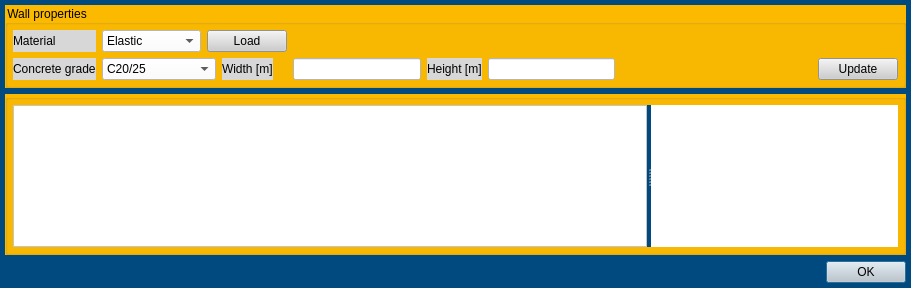
<?xml version="1.0" encoding="UTF-8"?>
<ui version="4.0">
 <class>Dialog</class>
 <widget class="QDialog" name="Dialog">
  <property name="geometry">
   <rect>
    <x>0</x>
    <y>0</y>
    <width>911</width>
    <height>288</height>
   </rect>
  </property>
  <property name="windowTitle">
   <string>Dialog</string>
  </property>
  <property name="styleSheet">
   <string notr="true">QWidget{background-color: rgb(0, 74, 127);}

QTableWidget{background-color: rgb(255, 255, 255);}

QCheckBox{background-color: rgb(255, 255, 255);}

QWidget#widget{background-color: rgb(255, 255, 255);}

QGroupBox{background-color: rgb(251, 185, 0);}

QPushButton{background-color: rgb(205, 205, 205);}

QLineEdit{background-color:rgb(255, 255, 255);}

QLabel{background-color:rgb(215, 215, 215);}</string>
  </property>
  <layout class="QVBoxLayout" name="verticalLayout">
   <property name="leftMargin">
    <number>5</number>
   </property>
   <property name="topMargin">
    <number>5</number>
   </property>
   <property name="rightMargin">
    <number>5</number>
   </property>
   <property name="bottomMargin">
    <number>5</number>
   </property>
   <item>
    <widget class="QGroupBox" name="groupBox">
     <property name="title">
      <string>Wall properties</string>
     </property>
     <layout class="QGridLayout" name="gridLayout">
      <property name="leftMargin">
       <number>5</number>
      </property>
      <property name="topMargin">
       <number>5</number>
      </property>
      <property name="rightMargin">
       <number>5</number>
      </property>
      <property name="bottomMargin">
       <number>5</number>
      </property>
      <item row="0" column="1">
       <widget class="QComboBox" name="comboBox">
        <property name="styleSheet">
         <string notr="true">background-color: rgb(255, 255, 255);</string>
        </property>
        <item>
         <property name="text">
          <string>Elastic</string>
         </property>
        </item>
        <item>
         <property name="text">
          <string>Elastoplastic</string>
         </property>
        </item>
       </widget>
      </item>
      <item row="0" column="0">
       <widget class="QLabel" name="label">
        <property name="text">
         <string>Material</string>
        </property>
       </widget>
      </item>
      <item row="1" column="0">
       <widget class="QLabel" name="label_2">
        <property name="text">
         <string>Concrete grade</string>
        </property>
       </widget>
      </item>
      <item row="1" column="5">
       <widget class="QLineEdit" name="lineEdit_2">
        <property name="text">
         <string/>
        </property>
       </widget>
      </item>
      <item row="1" column="9">
       <widget class="QPushButton" name="pushButton_2">
        <property name="text">
         <string>Update</string>
        </property>
       </widget>
      </item>
      <item row="1" column="8">
       <spacer name="horizontalSpacer">
        <property name="orientation">
         <enum>Qt::Horizontal</enum>
        </property>
        <property name="sizeHint" stdset="0">
         <size>
          <width>197</width>
          <height>20</height>
         </size>
        </property>
       </spacer>
      </item>
      <item row="1" column="6">
       <widget class="QLabel" name="label_3">
        <property name="text">
         <string>Height [m]</string>
        </property>
       </widget>
      </item>
      <item row="0" column="2" colspan="3">
       <widget class="QPushButton" name="pushButton">
        <property name="text">
         <string>Load</string>
        </property>
       </widget>
      </item>
      <item row="1" column="7">
       <widget class="QLineEdit" name="lineEdit_3">
        <property name="text">
         <string/>
        </property>
       </widget>
      </item>
      <item row="1" column="3">
       <widget class="QLabel" name="label_4">
        <property name="text">
         <string>Width [m]</string>
        </property>
       </widget>
      </item>
      <item row="1" column="1" colspan="2">
       <widget class="QComboBox" name="comboBox_2">
        <property name="styleSheet">
         <string notr="true">background-color: rgb(255, 255, 255);</string>
        </property>
        <property name="currentIndex">
         <number>2</number>
        </property>
        <item>
         <property name="text">
          <string>C12/15</string>
         </property>
        </item>
        <item>
         <property name="text">
          <string>C16/20</string>
         </property>
        </item>
        <item>
         <property name="text">
          <string>C20/25</string>
         </property>
        </item>
        <item>
         <property name="text">
          <string>C25/30</string>
         </property>
        </item>
        <item>
         <property name="text">
          <string>C30/37</string>
         </property>
        </item>
        <item>
         <property name="text">
          <string>C35/45</string>
         </property>
        </item>
        <item>
         <property name="text">
          <string>C40/50</string>
         </property>
        </item>
        <item>
         <property name="text">
          <string>C45/55</string>
         </property>
        </item>
        <item>
         <property name="text">
          <string>C50/60</string>
         </property>
        </item>
        <item>
         <property name="text">
          <string>C55/67</string>
         </property>
        </item>
        <item>
         <property name="text">
          <string>C60/75</string>
         </property>
        </item>
        <item>
         <property name="text">
          <string>C70/85</string>
         </property>
        </item>
        <item>
         <property name="text">
          <string>C80/95</string>
         </property>
        </item>
        <item>
         <property name="text">
          <string>C90/105</string>
         </property>
        </item>
        <item>
         <property name="text">
          <string>C100/115</string>
         </property>
        </item>
       </widget>
      </item>
     </layout>
    </widget>
   </item>
   <item>
    <widget class="QGroupBox" name="groupBox_2">
     <property name="sizePolicy">
      <sizepolicy hsizetype="Expanding" vsizetype="Expanding">
       <horstretch>0</horstretch>
       <verstretch>0</verstretch>
      </sizepolicy>
     </property>
     <property name="title">
      <string/>
     </property>
     <layout class="QHBoxLayout" name="horizontalLayout_3">
      <property name="leftMargin">
       <number>5</number>
      </property>
      <property name="topMargin">
       <number>5</number>
      </property>
      <property name="rightMargin">
       <number>5</number>
      </property>
      <property name="bottomMargin">
       <number>5</number>
      </property>
      <item>
       <widget class="QSplitter" name="splitter">
        <property name="orientation">
         <enum>Qt::Horizontal</enum>
        </property>
        <widget class="QTableWidget" name="tableWidget"/>
        <widget class="QWidget" name="widget" native="true"/>
       </widget>
      </item>
     </layout>
    </widget>
   </item>
   <item>
    <widget class="QDialogButtonBox" name="buttonBox">
     <property name="styleSheet">
      <string notr="true"/>
     </property>
     <property name="orientation">
      <enum>Qt::Horizontal</enum>
     </property>
     <property name="standardButtons">
      <set>QDialogButtonBox::Ok</set>
     </property>
    </widget>
   </item>
  </layout>
 </widget>
 <resources/>
 <connections/>
</ui>
